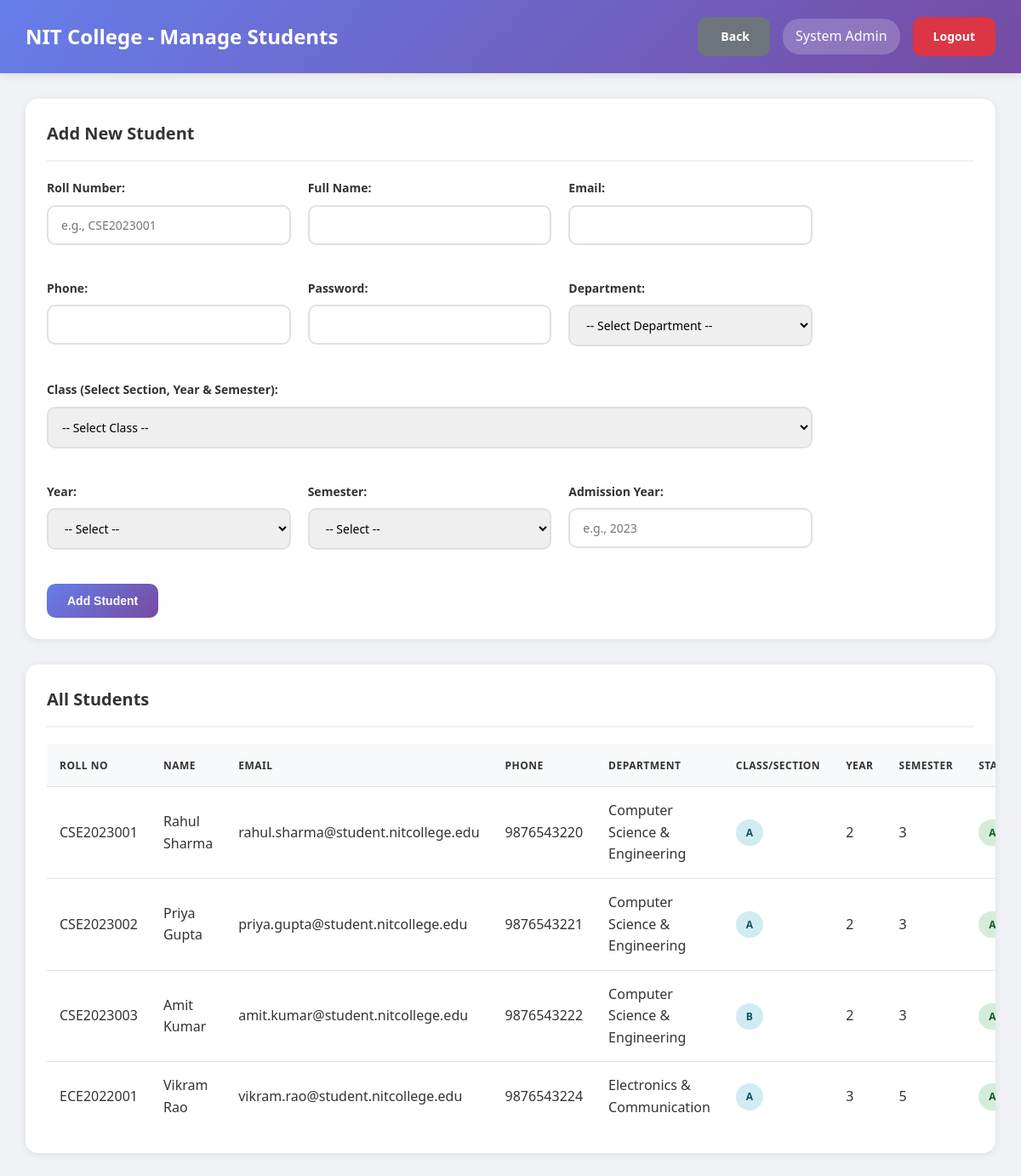
Page /admin/manage_students.php (signed in) on the committed database.
### tables this page shows
CREATE TABLE users (
    id INT AUTO_INCREMENT PRIMARY KEY,
    username VARCHAR(50) UNIQUE NOT NULL,
    password VARCHAR(255) NOT NULL,
    full_name VARCHAR(100) NOT NULL,
    email VARCHAR(100) UNIQUE NOT NULL,
    phone VARCHAR(15),
    role ENUM('admin', 'hod', 'teacher') NOT NULL,
    department_id INT DEFAULT NULL,
    is_active TINYINT(1) DEFAULT 1,
    created_at TIMESTAMP DEFAULT CURRENT_TIMESTAMP,
    FOREIGN KEY (department_id) REFERENCES departments(id) ON DELETE SET NULL
);

CREATE TABLE students (
    id INT AUTO_INCREMENT PRIMARY KEY,
    roll_number VARCHAR(50) UNIQUE NOT NULL,
    full_name VARCHAR(100) NOT NULL,
    email VARCHAR(100) UNIQUE NOT NULL,
    phone VARCHAR(15),
    password VARCHAR(255) NOT NULL,
    department_id INT NOT NULL,
    class_id INT NOT NULL,
    year INT NOT NULL,
    semester INT NOT NULL,
    admission_year VARCHAR(10),
    is_active TINYINT(1) DEFAULT 1,
    created_at TIMESTAMP DEFAULT CURRENT_TIMESTAMP,
    FOREIGN KEY (department_id) REFERENCES departments(id) ON DELETE CASCADE,
    FOREIGN KEY (class_id) REFERENCES classes(id) ON DELETE CASCADE
);

CREATE TABLE departments (
    id INT AUTO_INCREMENT PRIMARY KEY,
    dept_name VARCHAR(100) NOT NULL,
    dept_code VARCHAR(20) UNIQUE NOT NULL,
    hod_id INT DEFAULT NULL,
    created_at TIMESTAMP DEFAULT CURRENT_TIMESTAMP
);

CREATE TABLE classes (
    id INT AUTO_INCREMENT PRIMARY KEY,
    class_name VARCHAR(100) NOT NULL,
    department_id INT NOT NULL,
    year INT NOT NULL,
    section VARCHAR(10) NOT NULL,
    teacher_id INT NOT NULL,
    semester INT NOT NULL,
    academic_year VARCHAR(20) NOT NULL,
    created_at TIMESTAMP DEFAULT CURRENT_TIMESTAMP,
    FOREIGN KEY (department_id) REFERENCES departments(id) ON DELETE CASCADE,
    FOREIGN KEY (teacher_id) REFERENCES users(id) ON DELETE CASCADE
     
);

### db.php (called while the page is built, shortened)
<?php
$conn = new mysqli(DB_HOST, DB_USER, DB_PASS, DB_NAME);
$conn->set_charset("utf8mb4");
$conn->query("SET time_zone = '+05:30'");
function isLoggedIn() {
    return isset($_SESSION['user_id']) && isset($_SESSION['role']);
}
function getCurrentUser() {
    global $conn;
    $user_id = $_SESSION['user_id'];
    $role = $_SESSION['role'];
    if ($role === 'student') {
        $query = "SELECT * FROM students WHERE id = ?";
    } elseif ($role === 'parent') {
        $query = "SELECT * FROM parents WHERE id = ?";
    } else {
        $query = "SELECT * FROM users WHERE id = ?";
    }
    $stmt = $conn->prepare($query);
    $stmt->bind_param("i", $user_id);
    $stmt->execute();
    $result = $stmt->get_result();
    return $result->fetch_assoc();
}
?>

### admin/manage_students.php (the view, shortened to what this page needs)
<?php
require_once '../db.php';
$user = getCurrentUser();
$students_query = "SELECT s.*, d.dept_name, c.class_name, c.section
                   FROM students s
                   LEFT JOIN departments d ON s.department_id = d.id
                   LEFT JOIN classes c ON s.class_id = c.id
                   ORDER BY s.roll_number";
$students = $conn->query($students_query);
?>
<!DOCTYPE html>
<html lang="en">
<head>
    <link rel="stylesheet" href="../assets/style.css">
</head>
<body class="dashboard-container">
    <nav class="navbar">
        <div>
            <h1> NIT College - Manage Students</h1>
        </div>
        <div class="user-info">
            <a href="index.php" class="btn btn-secondary"> Back</a>
            <span><?php echo htmlspecialchars($user['full_name']); ?></span>
            <a href="../logout.php" class="btn btn-danger"> Logout</a>
        </div>
    </nav>
    <div class="main-content">
        <div class="table-container" style="margin-bottom: 30px;">
            <h3> Add New Student</h3>
            <form method="POST" style="max-width: 900px; display: grid; grid-template-columns: 1fr 1fr 1fr; gap: 20px;">
                <div class="form-group">
                    <label>Roll Number:</label>
                    <input type="text" name="roll_number" required placeholder="e.g., CSE2023001">
                </div>
                <div class="form-group">
                    <label>Full Name:</label>
                    <input type="text" name="full_name" required>
                </div>
                <div class="form-group">
                    <label>Email:</label>
                    <input type="email" name="email" required>
                </div>
                <div class="form-group">
                    <label>Phone:</label>
                    <input type="text" name="phone" required>
                </div>
                <div class="form-group">
                    <label>Password:</label>
                    <input type="password" name="password" required>
                </div>
                <div class="form-group">
                    <label>Department:</label>
                    <select name="department_id" required>
                        <option value="">-- Select Department --</option>
                    </select>
                </div>
                <div class="form-group" style="grid-column: 1 / -1;">
                    <label>Class (Select Section, Year & Semester):</label>
                    <select name="class_id" required style="width: 100%; padding: 12px;">
                        <option value="">-- Select Class --</option>
                    </select>
                </div>
                <div class="form-group">
                    <label>Year:</label>
                    <select name="year" required>
                        <option value="">-- Select --</option>
                    </select>
                </div>
                <div class="form-group">
                    <label>Semester:</label>
                    <select name="semester" required>
                        <option value="">-- Select --</option>
                    </select>
                </div>
                <div class="form-group">
                    <label>Admission Year:</label>
                    <input type="text" name="admission_year" required placeholder="e.g., 2023">
                </div>
                <div style="grid-column: 1 / -1;">
                    <button type="submit" name="add_student" class="btn btn-primary">Add Student</button>
                </div>
            </form>
        </div>
        <div class="table-container">
            <h3> All Students</h3>
            <table>
                <thead>
                    <tr>
                        <th>Roll No</th>
                        <th>Name</th>
                        <th>Email</th>
                        <th>Phone</th>
                        <th>Department</th>
                        <th>Class/Section</th>
                        <th>Year</th>
                        <th>Semester</th>
                        <th>Status</th>
                    </tr>
                </thead>
                <tbody>
                    <?php
                    $students->data_seek(0);
                    while ($student = $students->fetch_assoc()):
                    ?>
                    <tr>
                        <td><?php echo htmlspecialchars($student['roll_number']); ?></td>
                        <td><?php echo htmlspecialchars($student['full_name']); ?></td>
                        <td><?php echo htmlspecialchars($student['email']); ?></td>
                        <td><?php echo htmlspecialchars($student['phone']); ?></td>
                        <td><?php echo htmlspecialchars($student['dept_name']); ?></td>
                        <td>
                            <span class="badge badge-info">
                                <?php
                                if ($student['section']) {
                                    echo htmlspecialchars($student['section']);
                                } else {
                                    echo htmlspecialchars($student['class_name']);
                                }
                                ?>
                            </span>
                        </td>
                        <td><?php echo $student['year']; ?></td>
                        <td><?php echo $student['semester']; ?></td>
                        <td>
                            <?php if ($student['is_active']): ?>
                                <span class="badge badge-success">Active</span>
                            <?php else: ?>
                                <span class="badge badge-danger">Inactive</span>
                            <?php endif; ?>
                        </td>
                    </tr>
                    <?php endwhile; ?>
                </tbody>
            </table>
        </div>
    </div>
</body>
</html>

### assets/style.css (style rules this page uses)
* { margin: 0; padding: 0; box-sizing: border-box; }
body { font-family: 'Segoe UI', Tahoma, Geneva, Verdana, sans-serif; background: #f0f2f5; color: #333; line-height: 1.6; }
.form-group { margin-bottom: 20px; }
.form-group label { display: block; margin-bottom: 8px; color: #333; font-weight: 600; font-size: 14px; }
.form-group input, .form-group select, .form-group textarea { width: 100%; padding: 12px 15px; border: 2px solid #e0e0e0; border-radius: 10px; font-size: 14px; transition: all 0.3s ease; font-family: inherit; }
.btn { padding: 12px 24px; border: none; border-radius: 10px; font-size: 14px; font-weight: 600; cursor: pointer; transition: all 0.3s ease; text-decoration: none; display: inline-block; text-align: center; }
.btn-primary { background: linear-gradient(135deg, #667eea 0%, #764ba2 100%); color: white; }
.btn-danger { background: #dc3545; color: white; }
.btn-secondary { background: #6c757d; color: white; }
.dashboard-container { background: #f0f2f5; min-height: 100vh; }
.navbar { background: linear-gradient(135deg, #667eea 0%, #764ba2 100%); color: white; padding: 20px 30px; display: flex; justify-content: space-between; align-items: center; box-shadow: 0 2px 10px rgba(0, 0, 0, 0.1); position: sticky; top: 0; z-index: 100; }
.navbar h1 { font-size: 24px; font-weight: 600; }
.navbar .user-info { display: flex; align-items: center; gap: 15px; }
.navbar .user-info span { background: rgba(255, 255, 255, 0.2); padding: 8px 15px; border-radius: 20px; }
.main-content { padding: 30px; max-width: 1400px; margin: 0 auto; }
.main-content h3 { margin-bottom: 20px; color: #333; font-size: 20px; }
.table-container { background: white; border-radius: 15px; padding: 25px; box-shadow: 0 2px 10px rgba(0, 0, 0, 0.08); overflow-x: auto; margin-bottom: 30px; }
.table-container h3 { margin-bottom: 20px; color: #333; font-size: 20px; padding-bottom: 15px; border-bottom: 2px solid #f0f0f0; }
table { width: 100%; border-collapse: collapse; }
table thead { background: #f8f9fa; }
table th, table td { padding: 15px; text-align: left; border-bottom: 1px solid #e0e0e0; }
table th { font-weight: 600; color: #333; text-transform: uppercase; font-size: 12px; letter-spacing: 0.5px; }
table tr:last-child td { border-bottom: none; }
.badge { padding: 6px 12px; border-radius: 20px; font-size: 12px; font-weight: 600; display: inline-block; }
.badge-success { background: #d4edda; color: #155724; }
.badge-info { background: #d1ecf1; color: #0c5460; }

### rows in the picture
users: full_name "System Admin"
students: roll_number "CSE2023001", full_name "Rahul Sharma", email "rahul.sharma@student.nitcollege.edu", phone "9876543220", department.dept_name "Computer Science & Engineering", class.section "A", year "2", semester "3", is_active "Active"
students: roll_number "CSE2023002", full_name "Priya Gupta", email "priya.gupta@student.nitcollege.edu", phone "9876543221", department.dept_name "Computer Science & Engineering", class.section "A", year "2", semester "3", is_active "Active"
students: roll_number "CSE2023003", full_name "Amit Kumar", email "amit.kumar@student.nitcollege.edu", phone "9876543222", department.dept_name "Computer Science & Engineering", class.section "B", year "2", semester "3", is_active "Active"
students: roll_number "ECE2022001", full_name "Vikram Rao", email "vikram.rao@student.nitcollege.edu", phone "9876543224", department.dept_name "Electronics & Communication", class.section "A", year "3", semester "5", is_active "Active"
